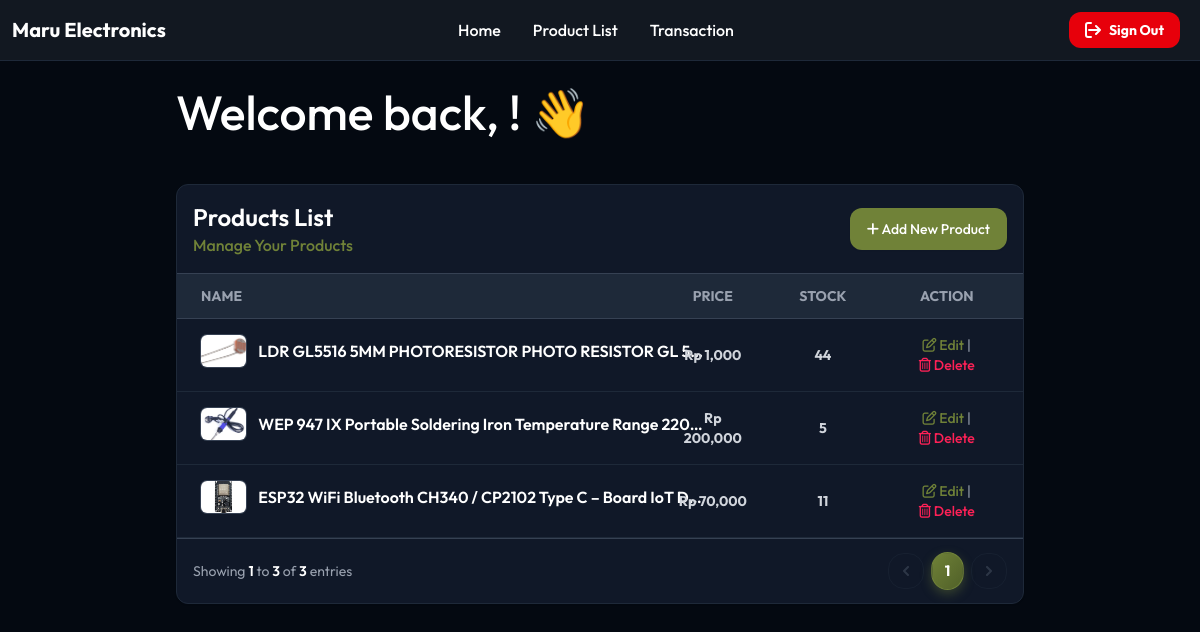
The app's page /dashboard-admin.php with its own data.
### tables this page shows
CREATE TABLE `tb_product` (
  `id_product` int NOT NULL AUTO_INCREMENT,
  `product_name` varchar(75) DEFAULT NULL,
  `price` double(17,2) DEFAULT '0.00',
  `stock` bigint DEFAULT NULL,
  `desc` text,
  `img` text,
  PRIMARY KEY (`id_product`)
);

### config/fungsi.php (called while the page is built)
<?php
 function formatUang($uang){
 	$convertFormat="Rp ".number_format($uang,0);
 	return $convertFormat;
 }
?>

### dashboard-admin.php (the view, shortened to what this page needs)
<!DOCTYPE html>
<html lang="en">
<head>
    <link href="src/output.css" rel="stylesheet">
    <link rel="stylesheet" href="https://cdnjs.cloudflare.com/ajax/libs/font-awesome/6.0.0/css/all.min.css">
    <?php
        include 'config/koneksi.php';
        include 'config/fungsi.php';
        $limit = 10;
        $page = isset($_GET['page']) ? (int)$_GET['page'] : 1;
        $start = ($page > 1) ? ($page * $limit) - $limit : 0;
        $queryTotal = mysqli_query($conn, "SELECT COUNT(*) as total FROM db_maruelectronics.tb_product");
        $rowTotal = mysqli_fetch_assoc($queryTotal);
        $totalData = $rowTotal['total'];
        $totalPages = ceil($totalData / $limit);
        $queryProducts = mysqli_query($conn, "SELECT * FROM db_maruelectronics.tb_product ORDER BY id_product DESC LIMIT $start, $limit");
    ?>
</head>
<body class="dark bg-main-blue font-sans">
    <?php
        include 'include/navbar-dashboard.php';
    ?>
    <div class="p-8 mt-14">
        <div class="px-36 sm:px-36">
            <div class="w-full mb-24">
                <h1 class="text-5xl font-medium text-heading">Welcome back, <?php echo $_SESSION['name']; ?>! 👋</h1><br/><br/>
                <div class="relative overflow-hidden w-full bg-neutral-primary-soft shadow-xs rounded-base border border-default">
                    <div class="flex flex-col md:flex-row items-center justify-between space-y-4 md:space-y-0 p-4 border-b border-default-medium">
                        <div class="w-full md:w-auto">
                            <h2 class="text-2xl font-semibold text-heading">Products List</h2>
                            <p class="text-[#708238] font-medium">Manage Your Products</p>
                        </div>
                        <a href="add-new-product.php">
                            <button type="button" class="inline-flex items-center text-white bg-[#708238] hover:bg-[#006D4C] box-border border border-transparent focus:ring-4 focus:ring-brand-medium shadow-xs font-medium leading-5 rounded-base text-sm px-4 py-2.5 focus:outline-none">
                                <p><i class="fa-solid fa-plus"></i> Add New Product</p>
                            </button>
                        </a>
                    </div>
                    <div class="">
                        <table class="w-full text-sm text-left rtl:text-right text-body" id="tableData">
                            <thead class="text-sm uppercase text-body bg-neutral-secondary-medium border-b border-default-medium">
                                <tr>
                                    <th scope="col" class="px-6 py-3 font-bold">Name</th>
                                    <th scope="col" class="px-6 py-3 font-bold text-center">Price</th>
                                    <th scope="col" class="px-6 py-3 font-bold text-center">Stock</th>
                                    <th scope="col" class="px-6 py-3 font-bold text-center">Action</th>
                                </tr>
                            </thead>
                            <tbody>
                                <?php
                                    if(mysqli_num_rows($queryProducts) > 0){
                                        while($row = mysqli_fetch_assoc($queryProducts)) {
                                            $idProduct = $row['id_product'];
                                            $img = !empty($row['img']) ? $row['img'] : "https://flowbite.com/docs/images/people/profile-picture-5.jpg";
                                ?>
                                <tr class="bg-neutral-primary-soft border-b border-default hover:bg-neutral-secondary-medium transition-colors duration-200">
                                    <th scope="row" class="flex items-center px-6 py-4 text-heading whitespace-nowrap -mr-20">
                                        <img class="w-12 h-8 object-cover rounded-sm ring-1 ring-gray-700" src="<?= $img ?>" alt="<?= $row['product_name'] ?>">
                                        <div class="ps-3">
                                            <div class="text-base font-semibold text-white max-w-md truncate" title="<?= $row['product_name'] ?>"><?= $row['product_name'] ?></div>
                                        </div>
                                    </th>
                                    <td class="px-6 py-4 text-gray-300 font-bold text-center">
                                        <?= formatUang($row['price']) ?>
                                    </td>
                                    <td class="px-6 py-4 text-gray-300 font-bold text-center">
                                        <?= $row['stock'] ?>
                                    </td>
                                    <td class="px-6 py-4 text-center">
                                        <a href="edit-product.php?id_product=<?= $idProduct ?>" class="font-medium text-[#708238] hover:text-[#8FA348] hover:underline transition-colors"><i class="fa-regular fa-pen-to-square"></i> Edit</a> |
                                        <button type='button' id='btnDel' class='font-medium text-fg-danger hover:text-danger hover:underline transition-colors' data-id=<?= $idProduct ?>><i class="fa-regular fa-trash-can"></i> Delete</button>
                                    </td>
                                </tr>
                                <?php
                                        }
                                } ?>
                            </tbody>
                        </table>
                    </div>
                    <nav class="flex flex-col md:flex-row justify-between items-center space-y-3 md:space-y-0 p-4 border-t border-default-medium" aria-label="Table navigation">
                        <span class="text-sm font-normal text-gray-400">
                            Showing <span class="font-semibold text-white"><?= ($totalData > 0) ? $start + 1 : 0 ?></span>
                            to <span class="font-semibold text-white"><?= min($start + $limit, $totalData) ?></span>
                            of <span class="font-semibold text-white"><?= $totalData ?></span> entries
                        </span>
                        <ul class="inline-flex items-center -space-x-px md:space-x-0 gap-2 text-sm h-8">
                            <li>
                                <?php if($page > 1): ?>
                                    <a href="?page=<?= $page - 1 ?>" class="flex items-center justify-center px-3 h-9 leading-tight text-gray-400 bg-transparent border border-gray-600 rounded-lg hover:bg-gray-700 hover:text-white transition-all">
                                        <span class="sr-only">Previous</span>
                                        <svg class="w-2.5 h-2.5 rtl:rotate-180" aria-hidden="true" xmlns="http://www.w3.org/2000/svg" fill="none" viewBox="0 0 6 10">
                                            <path stroke="currentColor" stroke-linecap="round" stroke-linejoin="round" stroke-width="2" d="M5 1 1 5l4 4"/>
                                        </svg>
                                    </a>
                                <?php else: ?>
                                    <span class="flex items-center justify-center px-3 h-9 leading-tight text-gray-600 bg-transparent border border-gray-800 rounded-lg cursor-not-allowed opacity-50">
                                        <svg class="w-2.5 h-2.5 rtl:rotate-180" aria-hidden="true" xmlns="http://www.w3.org/2000/svg" fill="none" viewBox="0 0 6 10">
                                            <path stroke="currentColor" stroke-linecap="round" stroke-linejoin="round" stroke-width="2" d="M5 1 1 5l4 4"/>
                                        </svg>
                                    </span>
                                <?php endif; ?>
                            </li>
                            <?php for($i = 1; $i <= $totalPages; $i++): ?>
                                <li>
                                    <?php if($i == $page): ?>
                                        <span class="flex items-center justify-center px-3 h-9 text-white bg-gradient-to-br from-[#708238] to-[#506028] border border-[#708238] rounded-lg shadow-[0_4px_10px_rgba(112,130,56,0.4)] font-bold transform scale-105">
                                            <?= $i ?>
                                        </span>
                                    <?php else: ?>
                                        <a href="?page=<?= $i ?>" class="flex items-center justify-center px-3 h-9 leading-tight text-gray-400 bg-transparent border border-gray-600 rounded-lg hover:bg-gray-700 hover:text-white hover:border-gray-500 transition-all">
                                            <?= $i ?>
                                        </a>
                                    <?php endif; ?>
                                </li>
                            <?php endfor; ?>
                            <li>
                                <?php if($page < $totalPages): ?>
                                    <a href="?page=<?= $page + 1 ?>" class="flex items-center justify-center px-3 h-9 leading-tight text-gray-400 bg-transparent border border-gray-600 rounded-lg hover:bg-gray-700 hover:text-white transition-all">
                                        <span class="sr-only">Next</span>
                                        <svg class="w-2.5 h-2.5 rtl:rotate-180" aria-hidden="true" xmlns="http://www.w3.org/2000/svg" fill="none" viewBox="0 0 6 10">
                                            <path stroke="currentColor" stroke-linecap="round" stroke-linejoin="round" stroke-width="2" d="m1 9 4-4-4-4"/>
                                        </svg>
                                    </a>
                                <?php else: ?>
                                    <span class="flex items-center justify-center px-3 h-9 leading-tight text-gray-600 bg-transparent border border-gray-800 rounded-lg cursor-not-allowed opacity-50">
                                        <svg class="w-2.5 h-2.5 rtl:rotate-180" aria-hidden="true" xmlns="http://www.w3.org/2000/svg" fill="none" viewBox="0 0 6 10">
                                            <path stroke="currentColor" stroke-linecap="round" stroke-linejoin="round" stroke-width="2" d="m1 9 4-4-4-4"/>
                                        </svg>
                                    </span>
                                <?php endif; ?>
                            </li>
                        </ul>
                    </nav>
                </div>
            </div>
        </div>
    </div>
</body>
</html>

### records on screen
tb_product: img (picture), product_name "LDR GL5516 5MM PHOTORESISTOR PHOTO RESISTOR GL 5…", price "Rp 1,000", stock "44"
tb_product: img (picture), product_name "WEP 947 IX Portable Soldering Iron Temperature Range 220…", price "Rp 200,000", stock "5"
tb_product: img (picture), product_name "ESP32 WiFi Bluetooth CH340 / CP2102 Type C – Board IoT D…", price "Rp 70,000", stock "11"

### other values on screen
$start + 1 "1"
min($start + $limit, $totalData) "3"
$totalData "3"
